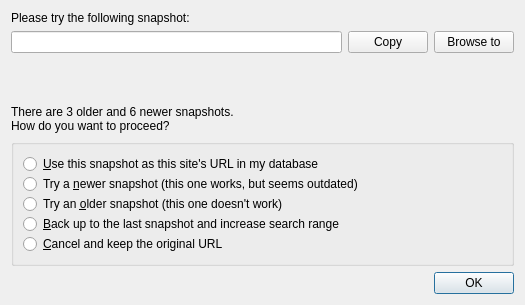
<?xml version="1.0" encoding="UTF-8"?>
<ui version="4.0">
 <class>Dialog</class>
 <widget class="QDialog" name="Dialog">
  <property name="geometry">
   <rect>
    <x>0</x>
    <y>0</y>
    <width>525</width>
    <height>305</height>
   </rect>
  </property>
  <property name="windowTitle">
   <string>WayBackMachine Search</string>
  </property>
  <layout class="QVBoxLayout" name="verticalLayout_3">
   <item>
    <widget class="QLabel" name="snapshotLabel">
     <property name="text">
      <string>Please try the following snapshot:</string>
     </property>
    </widget>
   </item>
   <item>
    <layout class="QHBoxLayout" name="horizontalLayout">
     <item>
      <widget class="QLineEdit" name="urlBox">
       <property name="readOnly">
        <bool>true</bool>
       </property>
      </widget>
     </item>
     <item>
      <widget class="QPushButton" name="copyButton">
       <property name="text">
        <string>Copy</string>
       </property>
       <property name="shortcut">
        <string>Ctrl+Shift+C</string>
       </property>
      </widget>
     </item>
     <item>
      <widget class="QPushButton" name="browseButton">
       <property name="text">
        <string>Browse to</string>
       </property>
       <property name="shortcut">
        <string>Ctrl+B</string>
       </property>
      </widget>
     </item>
    </layout>
   </item>
   <item>
    <spacer name="verticalSpacer">
     <property name="orientation">
      <enum>Qt::Vertical</enum>
     </property>
     <property name="sizeHint" stdset="0">
      <size>
       <width>20</width>
       <height>40</height>
      </size>
     </property>
    </spacer>
   </item>
   <item>
    <widget class="QLabel" name="stateLabel">
     <property name="text">
      <string>There are 3 older and 6 newer snapshots.
How do you want to proceed?</string>
     </property>
    </widget>
   </item>
   <item>
    <widget class="QGroupBox" name="groupBox">
     <property name="title">
      <string/>
     </property>
     <layout class="QVBoxLayout" name="verticalLayout_2">
      <property name="spacing">
       <number>0</number>
      </property>
      <item>
       <layout class="QVBoxLayout" name="verticalLayout">
        <property name="spacing">
         <number>0</number>
        </property>
        <item>
         <widget class="QRadioButton" name="useRadio">
          <property name="text">
           <string>&amp;Use this snapshot as this site's URL in my database</string>
          </property>
         </widget>
        </item>
        <item>
         <widget class="QRadioButton" name="newerRadio">
          <property name="text">
           <string>Try a &amp;newer snapshot (this one works, but seems outdated)</string>
          </property>
         </widget>
        </item>
        <item>
         <widget class="QRadioButton" name="olderRadio">
          <property name="text">
           <string>Try an &amp;older snapshot (this one doesn't work)</string>
          </property>
         </widget>
        </item>
        <item>
         <widget class="QRadioButton" name="backupRadio">
          <property name="text">
           <string>&amp;Back up to the last snapshot and increase search range</string>
          </property>
         </widget>
        </item>
        <item>
         <widget class="QRadioButton" name="cancelRadio">
          <property name="text">
           <string>&amp;Cancel and keep the original URL</string>
          </property>
         </widget>
        </item>
       </layout>
      </item>
     </layout>
    </widget>
   </item>
   <item>
    <layout class="QHBoxLayout" name="horizontalLayout_2">
     <item>
      <spacer name="horizontalSpacer">
       <property name="orientation">
        <enum>Qt::Horizontal</enum>
       </property>
       <property name="sizeHint" stdset="0">
        <size>
         <width>40</width>
         <height>20</height>
        </size>
       </property>
      </spacer>
     </item>
     <item>
      <widget class="QPushButton" name="okButton">
       <property name="text">
        <string>OK</string>
       </property>
       <property name="autoDefault">
        <bool>false</bool>
       </property>
       <property name="default">
        <bool>true</bool>
       </property>
      </widget>
     </item>
    </layout>
   </item>
  </layout>
 </widget>
 <resources/>
 <connections/>
</ui>
